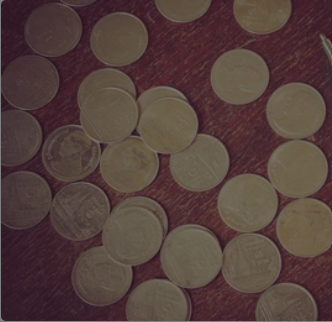
#> input picture CV/lab/CIA3/coin.png, 332 x 322 px
$ jupyter execute 2447252_part2.ipynb
#> lines starting #> are read from the running program, lines starting #| are printed output that depends on the picture; after the words box and inside, x2 and y2 are one past the last pixel; in counts of white or black regions, pixels touching at a corner belong together
[cell 1]
import cv2
import numpy as np
import matplotlib.pyplot as plt
from matplotlib import patches
import warnings
warnings.filterwarnings('ignore')


coins = cv2.imread('coin.png', cv2.IMREAD_GRAYSCALE)
#> coins: shape (322, 332); min 28, max 127, mean 71.4

[cell 2]
# Display original grayscale image
plt.figure(figsize=(12, 3))
plt.subplot(1, 2, 1)
plt.imshow(coins, cmap='gray')
plt.title('Step 1: Original Grayscale Image')
plt.axis('off')

# Step 2: Apply OTSU's Thresholding
ret, binary = cv2.threshold(coins, 0, 255, cv2.THRESH_BINARY + cv2.THRESH_OTSU)
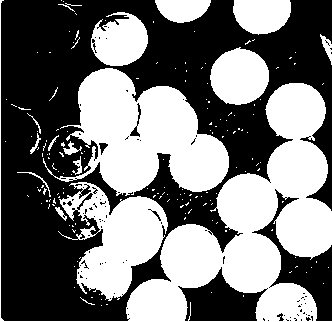
#> binary: shape (322, 332); 46.4% white; 168 white regions (152 under 20 px), largest, box (x1, y1, x2, y2) and area: (0, 0, 332, 322) 21812, (43, 68, 229, 196) 12578, (58, 182, 168, 301) 6646
#> ret = 72
plt.subplot(1, 2, 2)
plt.imshow(binary, cmap='gray')
plt.title(f'Step 2: OTSU Thresholding (threshold={ret})')
plt.axis('off')
plt.tight_layout()
plt.show()

print(f"OTSU Threshold Value: {ret}")
#| OTSU Threshold Value: 72.0

[cell 3]
# Step 3: Remove white noise by morphological opening
kernel = cv2.getStructuringElement(cv2.MORPH_ELLIPSE, (5, 5))
opening = cv2.morphologyEx(binary, cv2.MORPH_OPEN, kernel, iterations=2)
#> opening: shape (322, 332); 42.2% white; 9 white regions, largest, box (x1, y1, x2, y2) and area: (127, 83, 332, 322) 20580, (78, 68, 229, 194) 12002, (82, 196, 163, 298) 5153

plt.figure(figsize=(12, 3))
plt.subplot(1, 2, 1)
plt.imshow(binary, cmap='gray')
plt.title('Before Morphological Opening')
plt.axis('off')

plt.subplot(1, 2, 2)
plt.imshow(opening, cmap='gray')
plt.title('Step 3: After Morphological Opening (noise removed)')
plt.axis('off')
plt.tight_layout()
plt.show()

print("Morphological opening: Removes small white noise and fills small holes")

[cell 4]
# Step 4: Extract sure background area by dilation
sure_bg = cv2.dilate(opening, kernel, iterations=3)
#> sure_bg: shape (322, 332); 56.2% white; 8 black regions (1 under 20 px), largest, box (x1, y1, x2, y2) and area: (0, 0, 332, 322) 41522, (191, 282, 252, 322) 1715, (285, 254, 332, 322) 1604

plt.figure(figsize=(12, 3))
plt.subplot(1, 2, 1)
plt.imshow(opening, cmap='gray')
plt.title('Before Dilation')
plt.axis('off')

plt.subplot(1, 2, 2)
plt.imshow(sure_bg, cmap='gray')
plt.title('Step 4: Sure Background (Dilated)')
plt.axis('off')
plt.tight_layout()
plt.show()

print("Dilation expands white regions: Creates sure background area")

[cell 5]
# Step 5: Extract sure foreground by distance transform and thresholding
dist_transform = cv2.distanceTransform(opening, cv2.DIST_L2, cv2.DIST_MASK_PRECISE)
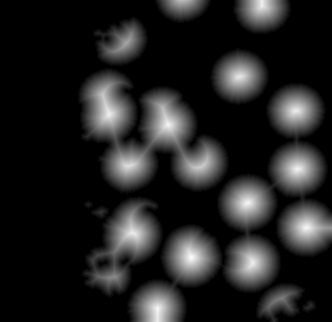
#> dist_transform: shape (322, 332) float32; min 0, max 30.41, mean 4.1; drawn with min black and max white
ret, sure_fg = cv2.threshold(dist_transform, 0.7 * dist_transform.max(), 255, 0)
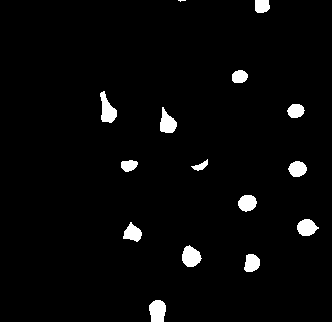
#> sure_fg: shape (322, 332) float32; 3% white; 15 white regions (1 under 20 px), largest, box (x1, y1, x2, y2) and area: (100, 91, 117, 123) 315, (149, 300, 166, 322) 312, (182, 245, 202, 267) 309
#> ret = 21.29
sure_fg = np.uint8(sure_fg)

plt.figure(figsize=(14, 3))
plt.subplot(1, 3, 1)
plt.imshow(opening, cmap='gray')
plt.title('Opening Image')
plt.axis('off')

plt.subplot(1, 3, 2)
plt.imshow(dist_transform, cmap='hot')
plt.title('Step 5a: Distance Transform')
plt.colorbar()

plt.subplot(1, 3, 3)
plt.imshow(sure_fg, cmap='gray')
plt.title('Step 5b: Sure Foreground')
plt.axis('off')
plt.tight_layout()
plt.show()

print(f"Distance Transform Max: {dist_transform.max():.2f}")
#| Distance Transform Max: 30.41
print("Distance transform: Measures distance from each pixel to nearest background")

[cell 6]
# Step 6: Find the unknown region (neither sure background nor foreground)
unknown = cv2.subtract(sure_bg, sure_fg)

plt.figure(figsize=(14, 3))
plt.subplot(1, 3, 1)
plt.imshow(sure_bg, cmap='gray')
plt.title('Sure Background')
plt.axis('off')

plt.subplot(1, 3, 2)
plt.imshow(sure_fg, cmap='gray')
plt.title('Sure Foreground')
plt.axis('off')

plt.subplot(1, 3, 3)
plt.imshow(unknown, cmap='gray')
plt.title('Step 6: Unknown Region (Background - Foreground)')
plt.axis('off')
plt.tight_layout()
plt.show()

print("Unknown region: The boundary area where watershed algorithm will decide")

[cell 7]
# Step 7: Marker labelling using connected components
ret, markers = cv2.connectedComponents(sure_fg)
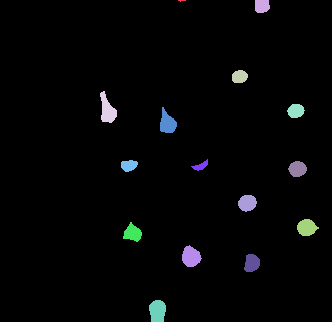
#> markers: shape (322, 332) int32; 16 distinct labels, from 0 to 15; one colour per label, 0 black
#> ret = 16

# Add 1 to all labels so that sure background is not 0, but 1
markers = markers + 1
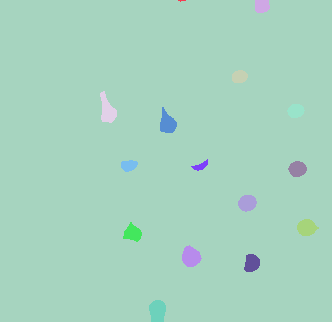
#> markers: shape (322, 332) int32; 16 distinct labels, from 1 to 16; one colour per label, 0 black

# Now, mark the unknown region as 0
markers[unknown == 255] = 0
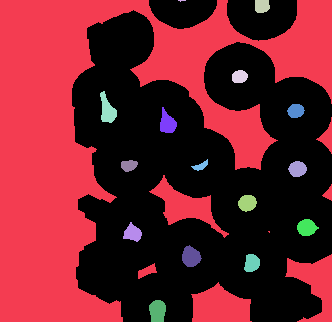
#> markers: shape (322, 332) int32; 17 distinct labels, from 0 to 16; one colour per label, 0 black

print(f"Number of markers found: {ret}")
#| Number of markers found: 16
print(f"Marker array shape: {markers.shape}")
#| Marker array shape: (322, 332)
print(f"Unique marker values: {np.unique(markers)}")
#| Unique marker values: [ 0  1  2  3  4  5  6  7  8  9 10 11 12 13 14 15 16]

# Visualize markers
plt.figure(figsize=(12, 3))
plt.subplot(1, 2, 1)
plt.imshow(sure_fg, cmap='gray')
plt.title('Sure Foreground (before labeling)')
plt.axis('off')

plt.subplot(1, 2, 2)
plt.imshow(markers, cmap='nipy_spectral')
plt.title(f'Step 7: Marker Labeling ({ret} coins detected)')
plt.colorbar()
plt.tight_layout()
plt.show()
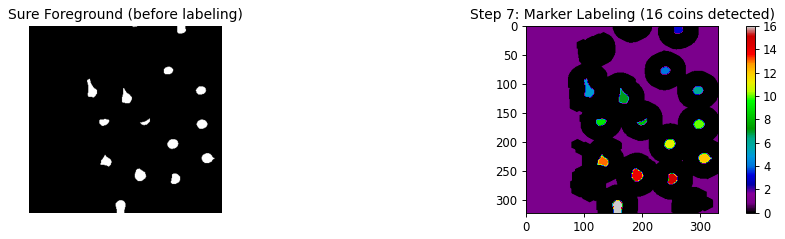
#> figure drawn by matplotlib, 3 panels

[cell 8]
# Step 8: Apply watershed algorithm
# Load original image for watershed
coins_color = cv2.cvtColor(coins, cv2.COLOR_GRAY2BGR)
markers = cv2.watershed(coins_color, markers)
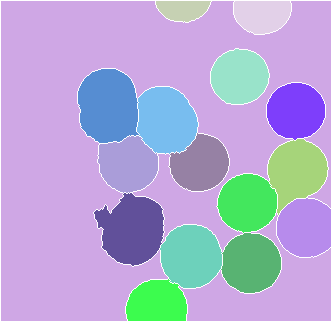
#> markers: shape (322, 332) int32; 17 distinct labels, from -1 to 16; one colour per label, 0 black, -1 white

# Create segmented image with boundaries
coins_segmented = coins_color.copy()
coins_segmented[markers == -1] = [0, 255, 255]  # Mark boundaries in yellow
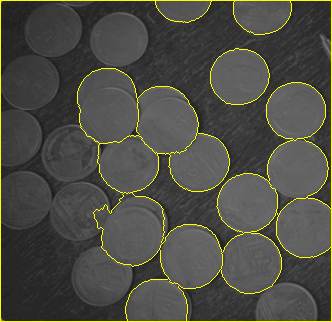
#> coins_segmented: shape (322, 332, 3); mean B, G, R 68.7, 77, 77

plt.figure(figsize=(14, 5))
plt.subplot(1, 3, 1)
plt.imshow(coins)
plt.title('Original Image')
plt.axis('off')

plt.subplot(1, 3, 2)
plt.imshow(markers, cmap='nipy_spectral')
plt.title(f'Step 7-8: Labeled Regions')
plt.axis('off')

plt.subplot(1, 3, 3)
plt.imshow(cv2.cvtColor(coins_segmented, cv2.COLOR_BGR2RGB))
plt.title('Step 8: Watershed Boundaries (Yellow lines)')
plt.axis('off')
plt.tight_layout()
plt.show()
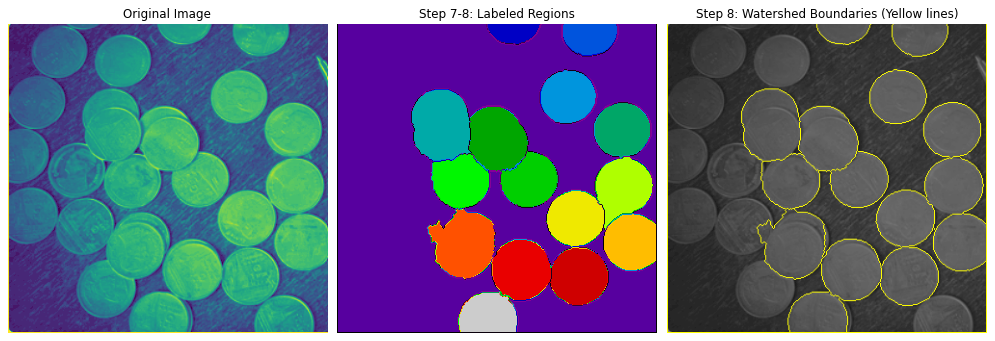
#> figure drawn by matplotlib, 3 panels

print("Watershed applied: Separates touching coins")
